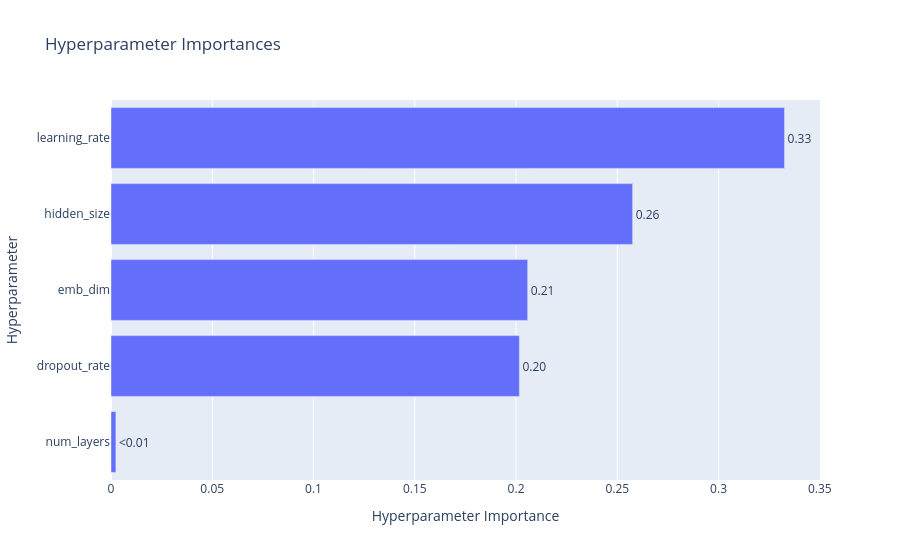

The cell this chart's notebook holds for it:
### Code cell
from optuna.visualization import plot_param_importances

fig = plot_param_importances(study)
fig.show()

### Figure 1 — Plotly figure (JSON) as saved in the notebook; plotly's stock layout.template omitted (floating-point values rounded to 4 significant figures)
{"data": [{"cliponaxis": false, "hovertemplate": ["num_layers (IntDistribution): 0.0024169083570885585<extra></extra>", "dropout_rate (FloatDistribution): 0.20166951530668561<extra></extra>", "emb_dim (IntDistribution): 0.20575032160036208<extra></extra>", "hidden_size (IntDistribution): 0.25757362353545565<extra></extra>", "learning_rate (FloatDistribution): 0.33258963120040813<extra></extra>"], "name": "Objective Value", "orientation": "h", "text": ["<0.01", "0.20", "0.21", "0.26", "0.33"], "textposition": "outside", "type": "bar", "x": [0.002417, 0.2017, 0.2058, 0.2576, 0.3326], "y": ["num_layers", "dropout_rate", "emb_dim", "hidden_size", "learning_rate"]}], "layout": {"title": {"text": "Hyperparameter Importances"}, "xaxis": {"title": {"text": "Hyperparameter Importance"}}, "yaxis": {"title": {"text": "Hyperparameter"}}}}
